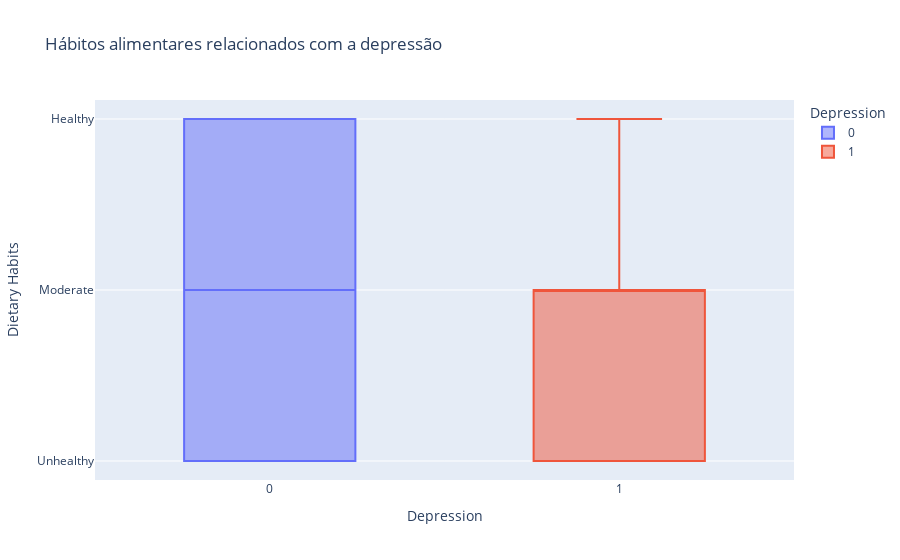

The notebook cell this image was saved under:
### Code cell
fig = px.box(
    df,
    x="Depression",
    y="Dietary Habits",
    color="Depression",
    title="Hábitos alimentares relacionados com a depressão",
)

fig.update_layout(
    yaxis=dict(
        tickmode="array",
        tickvals=[1, 2, 3], 
        ticktext=["Unhealthy", "Moderate", "Healthy"]
    )
)

fig.show()

### Figure 1 — Plotly figure (JSON) as saved in the notebook; plotly's stock layout.template omitted (floating-point values rounded to 4 significant figures; data arrays with more than 128 entries replaced by an {"elided": "..."} marker saying what was removed)
{"data": [{"alignmentgroup": "True", "hovertemplate": "Depression=%{x}<br>Dietary Habits=%{y}<extra></extra>", "legendgroup": "0", "marker": {"color": "#636efa"}, "name": "0", "notched": false, "offsetgroup": "0", "orientation": "v", "showlegend": true, "type": "box", "x": {"elided": "2101 int values"}, "x0": " ", "xaxis": "x", "y": {"elided": "2101 int values"}, "y0": " ", "yaxis": "y"}, {"alignmentgroup": "True", "hovertemplate": "Depression=%{x}<br>Dietary Habits=%{y}<extra></extra>", "legendgroup": "1", "marker": {"color": "#EF553B"}, "name": "1", "notched": false, "offsetgroup": "1", "orientation": "v", "showlegend": true, "type": "box", "x": {"elided": "455 int values"}, "x0": " ", "xaxis": "x", "y": {"elided": "455 int values"}, "y0": " ", "yaxis": "y"}], "layout": {"boxmode": "overlay", "legend": {"title": {"text": "Depression"}, "tracegroupgap": 0}, "title": {"text": "Hábitos alimentares relacionados com a depressão"}, "xaxis": {"anchor": "y", "categoryarray": [0, 1], "categoryorder": "array", "domain": [0, 1], "title": {"text": "Depression"}}, "yaxis": {"anchor": "x", "domain": [0, 1], "tickmode": "array", "ticktext": ["Unhealthy", "Moderate", "Healthy"], "tickvals": [1, 2, 3], "title": {"text": "Dietary Habits"}}}}
